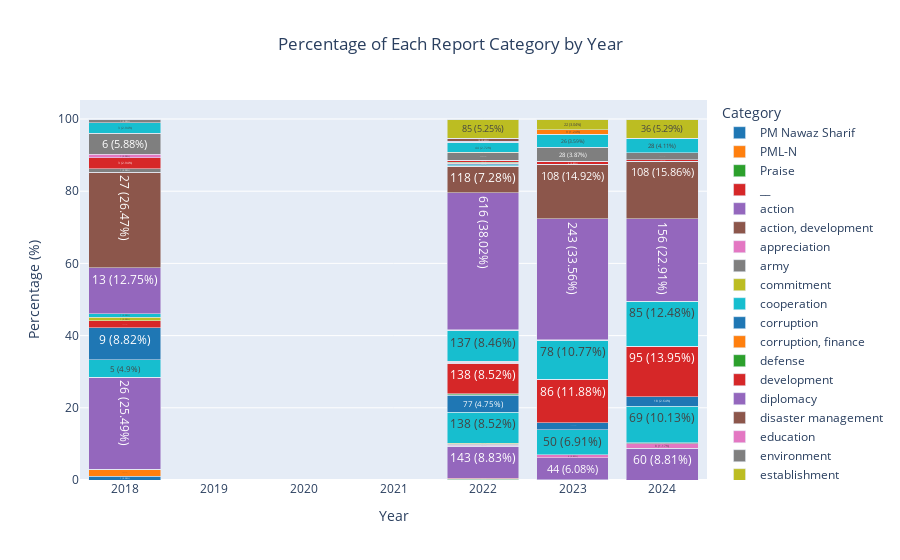

Notebook code cell kept with this figure:
### Code cell
# Count occurrences of each category by year
category_year_counts = df.groupby(['Year', 'Category']).size().unstack(fill_value=0)

# Calculate percentages
category_year_percentages = category_year_counts.div(category_year_counts.sum(axis=1), axis=0) * 100

# Reset index for Plotly
category_year_percentages = category_year_percentages.reset_index()

# Melt the DataFrame for Plotly
category_year_melted = category_year_percentages.melt(id_vars='Year', var_name='Category', value_name='Percentage')

# Add the counts to the melted DataFrame
category_year_counts.reset_index(inplace=True)
category_year_melted = category_year_melted.merge(category_year_counts.melt(id_vars='Year', var_name='Category', value_name='Count'), on=['Year', 'Category'])

# Format the text to include both count and percentage
category_year_melted['Text'] = category_year_melted['Count'].astype(str) + ' (' + category_year_melted['Percentage'].round(2).astype(str) + '%)'

# Define a color sequence (customize this as needed)
color_sequence = ['#1f77b4', '#ff7f0e', '#2ca02c', '#d62728', '#9467bd', 
                  '#8c564b', '#e377c2', '#7f7f7f', '#bcbd22', '#17becf']

# Plotting with Plotly
fig = px.bar(category_year_melted, x='Year', y='Percentage', color='Category',
             title='Percentage of Each Report Category by Year',
             labels={'Percentage': 'Percentage (%)', 'Year': 'Year'},
             text='Text',
             color_discrete_sequence=color_sequence)

fig.update_traces(texttemplate='%{text}', textposition='inside')
fig.update_layout(barmode='stack', xaxis_title='Year', yaxis_title='Percentage (%)',
                  legend_title='Category', title_x=0.5)

# Show the plot
fig.show()

### Figure 1 — Plotly figure (JSON) as saved in the notebook; plotly's stock layout.template omitted (floating-point values rounded to 4 significant figures)
{"data": [{"alignmentgroup": "True", "hovertemplate": "Category=PM Nawaz Sharif<br>Year=%{x}<br>Percentage (%)=%{y}<br>Text=%{text}<extra></extra>", "legendgroup": "PM Nawaz Sharif", "marker": {"color": "#1f77b4", "pattern": {"shape": ""}}, "name": "PM Nawaz Sharif", "offsetgroup": "PM Nawaz Sharif", "orientation": "v", "showlegend": true, "text": ["1 (0.98%)", "0 (0.0%)", "0 (0.0%)", "0 (0.0%)"], "textposition": "inside", "texttemplate": "%{text}", "type": "bar", "x": [2018, 2022, 2023, 2024], "xaxis": "x", "y": [0.9804, 0, 0, 0], "yaxis": "y"}, {"alignmentgroup": "True", "hovertemplate": "Category=PML-N<br>Year=%{x}<br>Percentage (%)=%{y}<br>Text=%{text}<extra></extra>", "legendgroup": "PML-N", "marker": {"color": "#ff7f0e", "pattern": {"shape": ""}}, "name": "PML-N", "offsetgroup": "PML-N", "orientation": "v", "showlegend": true, "text": ["2 (1.96%)", "0 (0.0%)", "0 (0.0%)", "0 (0.0%)"], "textposition": "inside", "texttemplate": "%{text}", "type": "bar", "x": [2018, 2022, 2023, 2024], "xaxis": "x", "y": [1.961, 0, 0, 0], "yaxis": "y"}, {"alignmentgroup": "True", "hovertemplate": "Category=Praise<br>Year=%{x}<br>Percentage (%)=%{y}<br>Text=%{text}<extra></extra>", "legendgroup": "Praise", "marker": {"color": "#2ca02c", "pattern": {"shape": ""}}, "name": "Praise", "offsetgroup": "Praise", "orientation": "v", "showlegend": true, "text": ["0 (0.0%)", "4 (0.25%)", "1 (0.14%)", "0 (0.0%)"], "textposition": "inside", "texttemplate": "%{text}", "type": "bar", "x": [2018, 2022, 2023, 2024], "xaxis": "x", "y": [0, 0.2469, 0.1381, 0], "yaxis": "y"}, {"alignmentgroup": "True", "hovertemplate": "Category=__<br>Year=%{x}<br>Percentage (%)=%{y}<br>Text=%{text}<extra></extra>", "legendgroup": "__", "marker": {"color": "#d62728", "pattern": {"shape": ""}}, "name": "__", "offsetgroup": "__", "orientation": "v", "showlegend": true, "text": ["0 (0.0%)", "4 (0.25%)", "0 (0.0%)", "0 (0.0%)"], "textposition": "inside", "texttemplate": "%{text}", "type": "bar", "x": [2018, 2022, 2023, 2024], "xaxis": "x", "y": [0, 0.2469, 0, 0], "yaxis": "y"}, {"alignmentgroup": "True", "hovertemplate": "Category=action<br>Year=%{x}<br>Percentage (%)=%{y}<br>Text=%{text}<extra></extra>", "legendgroup": "action", "marker": {"color": "#9467bd", "pattern": {"shape": ""}}, "name": "action", "offsetgroup": "action", "orientation": "v", "showlegend": true, "text": ["26 (25.49%)", "143 (8.83%)", "44 (6.08%)", "60 (8.81%)"], "textposition": "inside", "texttemplate": "%{text}", "type": "bar", "x": [2018, 2022, 2023, 2024], "xaxis": "x", "y": [25.49, 8.827, 6.077, 8.811], "yaxis": "y"}, {"alignmentgroup": "True", "hovertemplate": "Category=action, development<br>Year=%{x}<br>Percentage (%)=%{y}<br>Text=%{text}<extra></extra>", "legendgroup": "action, development", "marker": {"color": "#8c564b", "pattern": {"shape": ""}}, "name": "action, development", "offsetgroup": "action, development", "orientation": "v", "showlegend": true, "text": ["0 (0.0%)", "1 (0.06%)", "0 (0.0%)", "0 (0.0%)"], "textposition": "inside", "texttemplate": "%{text}", "type": "bar", "x": [2018, 2022, 2023, 2024], "xaxis": "x", "y": [0, 0.06173, 0, 0], "yaxis": "y"}, {"alignmentgroup": "True", "hovertemplate": "Category=appreciation<br>Year=%{x}<br>Percentage (%)=%{y}<br>Text=%{text}<extra></extra>", "legendgroup": "appreciation", "marker": {"color": "#e377c2", "pattern": {"shape": ""}}, "name": "appreciation", "offsetgroup": "appreciation", "orientation": "v", "showlegend": true, "text": ["0 (0.0%)", "4 (0.25%)", "6 (0.83%)", "8 (1.17%)"], "textposition": "inside", "texttemplate": "%{text}", "type": "bar", "x": [2018, 2022, 2023, 2024], "xaxis": "x", "y": [0, 0.2469, 0.8287, 1.175], "yaxis": "y"}, {"alignmentgroup": "True", "hovertemplate": "Category=army<br>Year=%{x}<br>Percentage (%)=%{y}<br>Text=%{text}<extra></extra>", "legendgroup": "army", "marker": {"color": "#7f7f7f", "pattern": {"shape": ""}}, "name": "army", "offsetgroup": "army", "orientation": "v", "showlegend": true, "text": ["0 (0.0%)", "5 (0.31%)", "0 (0.0%)", "2 (0.29%)"], "textposition": "inside", "texttemplate": "%{text}", "type": "bar", "x": [2018, 2022, 2023, 2024], "xaxis": "x", "y": [0, 0.3086, 0, 0.2937], "yaxis": "y"}, {"alignmentgroup": "True", "hovertemplate": "Category=commitment<br>Year=%{x}<br>Percentage (%)=%{y}<br>Text=%{text}<extra></extra>", "legendgroup": "commitment", "marker": {"color": "#bcbd22", "pattern": {"shape": ""}}, "name": "commitment", "offsetgroup": "commitment", "orientation": "v", "showlegend": true, "text": ["0 (0.0%)", "5 (0.31%)", "0 (0.0%)", "0 (0.0%)"], "textposition": "inside", "texttemplate": "%{text}", "type": "bar", "x": [2018, 2022, 2023, 2024], "xaxis": "x", "y": [0, 0.3086, 0, 0], "yaxis": "y"}, {"alignmentgroup": "True", "hovertemplate": "Category=cooperation<br>Year=%{x}<br>Percentage (%)=%{y}<br>Text=%{text}<extra></extra>", "legendgroup": "cooperation", "marker": {"color": "#17becf", "pattern": {"shape": ""}}, "name": "cooperation", "offsetgroup": "cooperation", "orientation": "v", "showlegend": true, "text": ["5 (4.9%)", "138 (8.52%)", "50 (6.91%)", "69 (10.13%)"], "textposition": "inside", "texttemplate": "%{text}", "type": "bar", "x": [2018, 2022, 2023, 2024], "xaxis": "x", "y": [4.902, 8.519, 6.906, 10.13], "yaxis": "y"}, {"alignmentgroup": "True", "hovertemplate": "Category=corruption<br>Year=%{x}<br>Percentage (%)=%{y}<br>Text=%{text}<extra></extra>", "legendgroup": "corruption", "marker": {"color": "#1f77b4", "pattern": {"shape": ""}}, "name": "corruption", "offsetgroup": "corruption", "orientation": "v", "showlegend": true, "text": ["9 (8.82%)", "77 (4.75%)", "14 (1.93%)", "18 (2.64%)"], "textposition": "inside", "texttemplate": "%{text}", "type": "bar", "x": [2018, 2022, 2023, 2024], "xaxis": "x", "y": [8.824, 4.753, 1.934, 2.643], "yaxis": "y"}, {"alignmentgroup": "True", "hovertemplate": "Category=corruption, finance<br>Year=%{x}<br>Percentage (%)=%{y}<br>Text=%{text}<extra></extra>", "legendgroup": "corruption, finance", "marker": {"color": "#ff7f0e", "pattern": {"shape": ""}}, "name": "corruption, finance", "offsetgroup": "corruption, finance", "orientation": "v", "showlegend": true, "text": ["0 (0.0%)", "2 (0.12%)", "0 (0.0%)", "0 (0.0%)"], "textposition": "inside", "texttemplate": "%{text}", "type": "bar", "x": [2018, 2022, 2023, 2024], "xaxis": "x", "y": [0, 0.1235, 0, 0], "yaxis": "y"}, {"alignmentgroup": "True", "hovertemplate": "Category=defense<br>Year=%{x}<br>Percentage (%)=%{y}<br>Text=%{text}<extra></extra>", "legendgroup": "defense", "marker": {"color": "#2ca02c", "pattern": {"shape": ""}}, "name": "defense", "offsetgroup": "defense", "orientation": "v", "showlegend": true, "text": ["0 (0.0%)", "4 (0.25%)", "0 (0.0%)", "0 (0.0%)"], "textposition": "inside", "texttemplate": "%{text}", "type": "bar", "x": [2018, 2022, 2023, 2024], "xaxis": "x", "y": [0, 0.2469, 0, 0], "yaxis": "y"}, {"alignmentgroup": "True", "hovertemplate": "Category=development<br>Year=%{x}<br>Percentage (%)=%{y}<br>Text=%{text}<extra></extra>", "legendgroup": "development", "marker": {"color": "#d62728", "pattern": {"shape": ""}}, "name": "development", "offsetgroup": "development", "orientation": "v", "showlegend": true, "text": ["2 (1.96%)", "138 (8.52%)", "86 (11.88%)", "95 (13.95%)"], "textposition": "inside", "texttemplate": "%{text}", "type": "bar", "x": [2018, 2022, 2023, 2024], "xaxis": "x", "y": [1.961, 8.519, 11.88, 13.95], "yaxis": "y"}, {"alignmentgroup": "True", "hovertemplate": "Category=diplomacy<br>Year=%{x}<br>Percentage (%)=%{y}<br>Text=%{text}<extra></extra>", "legendgroup": "diplomacy", "marker": {"color": "#9467bd", "pattern": {"shape": ""}}, "name": "diplomacy", "offsetgroup": "diplomacy", "orientation": "v", "showlegend": true, "text": ["0 (0.0%)", "0 (0.0%)", "1 (0.14%)", "0 (0.0%)"], "textposition": "inside", "texttemplate": "%{text}", "type": "bar", "x": [2018, 2022, 2023, 2024], "xaxis": "x", "y": [0, 0, 0.1381, 0], "yaxis": "y"}, {"alignmentgroup": "True", "hovertemplate": "Category=disaster management<br>Year=%{x}<br>Percentage (%)=%{y}<br>Text=%{text}<extra></extra>", "legendgroup": "disaster management", "marker": {"color": "#8c564b", "pattern": {"shape": ""}}, "name": "disaster management", "offsetgroup": "disaster management", "orientation": "v", "showlegend": true, "text": ["0 (0.0%)", "2 (0.12%)", "0 (0.0%)", "0 (0.0%)"], "textposition": "inside", "texttemplate": "%{text}", "type": "bar", "x": [2018, 2022, 2023, 2024], "xaxis": "x", "y": [0, 0.1235, 0, 0], "yaxis": "y"}, {"alignmentgroup": "True", "hovertemplate": "Category=education<br>Year=%{x}<br>Percentage (%)=%{y}<br>Text=%{text}<extra></extra>", "legendgroup": "education", "marker": {"color": "#e377c2", "pattern": {"shape": ""}}, "name": "education", "offsetgroup": "education", "orientation": "v", "showlegend": true, "text": ["0 (0.0%)", "2 (0.12%)", "0 (0.0%)", "0 (0.0%)"], "textposition": "inside", "texttemplate": "%{text}", "type": "bar", "x": [2018, 2022, 2023, 2024], "xaxis": "x", "y": [0, 0.1235, 0, 0], "yaxis": "y"}, {"alignmentgroup": "True", "hovertemplate": "Category=environment<br>Year=%{x}<br>Percentage (%)=%{y}<br>Text=%{text}<extra></extra>", "legendgroup": "environment", "marker": {"color": "#7f7f7f", "pattern": {"shape": ""}}, "name": "environment", "offsetgroup": "environment", "orientation": "v", "showlegend": true, "text": ["0 (0.0%)", "3 (0.19%)", "0 (0.0%)", "0 (0.0%)"], "textposition": "inside", "texttemplate": "%{text}", "type": "bar", "x": [2018, 2022, 2023, 2024], "xaxis": "x", "y": [0, 0.1852, 0, 0], "yaxis": "y"}, {"alignmentgroup": "True", "hovertemplate": "Category=establishment<br>Year=%{x}<br>Percentage (%)=%{y}<br>Text=%{text}<extra></extra>", "legendgroup": "establishment", "marker": {"color": "#bcbd22", "pattern": {"shape": ""}}, "name": "establishment", "offsetgroup": "establishment", "orientation": "v", "showlegend": true, "text": ["1 (0.98%)", "1 (0.06%)", "0 (0.0%)", "0 (0.0%)"], "textposition": "inside", "texttemplate": "%{text}", "type": "bar", "x": [2018, 2022, 2023, 2024], "xaxis": "x", "y": [0.9804, 0.06173, 0, 0], "yaxis": "y"}, {"alignmentgroup": "True", "hovertemplate": "Category=finance<br>Year=%{x}<br>Percentage (%)=%{y}<br>Text=%{text}<extra></extra>", "legendgroup": "finance", "marker": {"color": "#17becf", "pattern": {"shape": ""}}, "name": "finance", "offsetgroup": "finance", "orientation": "v", "showlegend": true, "text": ["1 (0.98%)", "137 (8.46%)", "78 (10.77%)", "85 (12.48%)"], "textposition": "inside", "texttemplate": "%{text}", "type": "bar", "x": [2018, 2022, 2023, 2024], "xaxis": "x", "y": [0.9804, 8.457, 10.77, 12.48], "yaxis": "y"}, {"alignmentgroup": "True", "hovertemplate": "Category=finance, corruption<br>Year=%{x}<br>Percentage (%)=%{y}<br>Text=%{text}<extra></extra>", "legendgroup": "finance, corruption", "marker": {"color": "#1f77b4", "pattern": {"shape": ""}}, "name": "finance, corruption", "offsetgroup": "finance, corruption", "orientation": "v", "showlegend": true, "text": ["0 (0.0%)", "2 (0.12%)", "0 (0.0%)", "0 (0.0%)"], "textposition": "inside", "texttemplate": "%{text}", "type": "bar", "x": [2018, 2022, 2023, 2024], "xaxis": "x", "y": [0, 0.1235, 0, 0], "yaxis": "y"}, {"alignmentgroup": "True", "hovertemplate": "Category=finance, development<br>Year=%{x}<br>Percentage (%)=%{y}<br>Text=%{text}<extra></extra>", "legendgroup": "finance, development", "marker": {"color": "#ff7f0e", "pattern": {"shape": ""}}, "name": "finance, development", "offsetgroup": "finance, development", "orientation": "v", "showlegend": true, "text": ["0 (0.0%)", "1 (0.06%)", "0 (0.0%)", "0 (0.0%)"], "textposition": "inside", "texttemplate": "%{text}", "type": "bar", "x": [2018, 2022, 2023, 2024], "xaxis": "x", "y": [0, 0.06173, 0, 0], "yaxis": "y"}, {"alignmentgroup": "True", "hovertemplate": "Category=foreign<br>Year=%{x}<br>Percentage (%)=%{y}<br>Text=%{text}<extra></extra>", "legendgroup": "foreign", "marker": {"color": "#2ca02c", "pattern": {"shape": ""}}, "name": "foreign", "offsetgroup": "foreign", "orientation": "v", "showlegend": true, "text": ["0 (0.0%)", "1 (0.06%)", "0 (0.0%)", "0 (0.0%)"], "textposition": "inside", "texttemplate": "%{text}", "type": "bar", "x": [2018, 2022, 2023, 2024], "xaxis": "x", "y": [0, 0.06173, 0, 0], "yaxis": "y"}, {"alignmentgroup": "True", "hovertemplate": "Category=foreign politics<br>Year=%{x}<br>Percentage (%)=%{y}<br>Text=%{text}<extra></extra>", "legendgroup": "foreign politics", "marker": {"color": "#d62728", "pattern": {"shape": ""}}, "name": "foreign politics", "offsetgroup": "foreign politics", "orientation": "v", "showlegend": true, "text": ["0 (0.0%)", "0 (0.0%)", "1 (0.14%)", "0 (0.0%)"], "textposition": "inside", "texttemplate": "%{text}", "type": "bar", "x": [2018, 2022, 2023, 2024], "xaxis": "x", "y": [0, 0, 0.1381, 0], "yaxis": "y"}, {"alignmentgroup": "True", "hovertemplate": "Category=general<br>Year=%{x}<br>Percentage (%)=%{y}<br>Text=%{text}<extra></extra>", "legendgroup": "general", "marker": {"color": "#9467bd", "pattern": {"shape": ""}}, "name": "general", "offsetgroup": "general", "orientation": "v", "showlegend": true, "text": ["13 (12.75%)", "616 (38.02%)", "243 (33.56%)", "156 (22.91%)"], "textposition": "inside", "texttemplate": "%{text}", "type": "bar", "x": [2018, 2022, 2023, 2024], "xaxis": "x", "y": [12.75, 38.02, 33.56, 22.91], "yaxis": "y"}, {"alignmentgroup": "True", "hovertemplate": "Category=governance<br>Year=%{x}<br>Percentage (%)=%{y}<br>Text=%{text}<extra></extra>", "legendgroup": "governance", "marker": {"color": "#8c564b", "pattern": {"shape": ""}}, "name": "governance", "offsetgroup": "governance", "orientation": "v", "showlegend": true, "text": ["27 (26.47%)", "118 (7.28%)", "108 (14.92%)", "108 (15.86%)"], "textposition": "inside", "texttemplate": "%{text}", "type": "bar", "x": [2018, 2022, 2023, 2024], "xaxis": "x", "y": [26.47, 7.284, 14.92, 15.86], "yaxis": "y"}, {"alignmentgroup": "True", "hovertemplate": "Category=governance, policy<br>Year=%{x}<br>Percentage (%)=%{y}<br>Text=%{text}<extra></extra>", "legendgroup": "governance, policy", "marker": {"color": "#e377c2", "pattern": {"shape": ""}}, "name": "governance, policy", "offsetgroup": "governance, policy", "orientation": "v", "showlegend": true, "text": ["0 (0.0%)", "1 (0.06%)", "0 (0.0%)", "0 (0.0%)"], "textposition": "inside", "texttemplate": "%{text}", "type": "bar", "x": [2018, 2022, 2023, 2024], "xaxis": "x", "y": [0, 0.06173, 0, 0], "yaxis": "y"}, {"alignmentgroup": "True", "hovertemplate": "Category=government<br>Year=%{x}<br>Percentage (%)=%{y}<br>Text=%{text}<extra></extra>", "legendgroup": "government", "marker": {"color": "#7f7f7f", "pattern": {"shape": ""}}, "name": "government", "offsetgroup": "government", "orientation": "v", "showlegend": true, "text": ["1 (0.98%)", "0 (0.0%)", "0 (0.0%)", "0 (0.0%)"], "textposition": "inside", "texttemplate": "%{text}", "type": "bar", "x": [2018, 2022, 2023, 2024], "xaxis": "x", "y": [0.9804, 0, 0, 0], "yaxis": "y"}, {"alignmentgroup": "True", "hovertemplate": "Category=health<br>Year=%{x}<br>Percentage (%)=%{y}<br>Text=%{text}<extra></extra>", "legendgroup": "health", "marker": {"color": "#bcbd22", "pattern": {"shape": ""}}, "name": "health", "offsetgroup": "health", "orientation": "v", "showlegend": true, "text": ["0 (0.0%)", "1 (0.06%)", "0 (0.0%)", "0 (0.0%)"], "textposition": "inside", "texttemplate": "%{text}", "type": "bar", "x": [2018, 2022, 2023, 2024], "xaxis": "x", "y": [0, 0.06173, 0, 0], "yaxis": "y"}, {"alignmentgroup": "True", "hovertemplate": "Category=healthcare<br>Year=%{x}<br>Percentage (%)=%{y}<br>Text=%{text}<extra></extra>", "legendgroup": "healthcare", "marker": {"color": "#17becf", "pattern": {"shape": ""}}, "name": "healthcare", "offsetgroup": "healthcare", "orientation": "v", "showlegend": true, "text": ["0 (0.0%)", "4 (0.25%)", "0 (0.0%)", "0 (0.0%)"], "textposition": "inside", "texttemplate": "%{text}", "type": "bar", "x": [2018, 2022, 2023, 2024], "xaxis": "x", "y": [0, 0.2469, 0, 0], "yaxis": "y"}, {"alignmentgroup": "True", "hovertemplate": "Category=history<br>Year=%{x}<br>Percentage (%)=%{y}<br>Text=%{text}<extra></extra>", "legendgroup": "history", "marker": {"color": "#1f77b4", "pattern": {"shape": ""}}, "name": "history", "offsetgroup": "history", "orientation": "v", "showlegend": true, "text": ["0 (0.0%)", "6 (0.37%)", "1 (0.14%)", "0 (0.0%)"], "textposition": "inside", "texttemplate": "%{text}", "type": "bar", "x": [2018, 2022, 2023, 2024], "xaxis": "x", "y": [0, 0.3704, 0.1381, 0], "yaxis": "y"}, {"alignmentgroup": "True", "hovertemplate": "Category=history, cooperation<br>Year=%{x}<br>Percentage (%)=%{y}<br>Text=%{text}<extra></extra>", "legendgroup": "history, cooperation", "marker": {"color": "#ff7f0e", "pattern": {"shape": ""}}, "name": "history, cooperation", "offsetgroup": "history, cooperation", "orientation": "v", "showlegend": true, "text": ["0 (0.0%)", "1 (0.06%)", "0 (0.0%)", "0 (0.0%)"], "textposition": "inside", "texttemplate": "%{text}", "type": "bar", "x": [2018, 2022, 2023, 2024], "xaxis": "x", "y": [0, 0.06173, 0, 0], "yaxis": "y"}, {"alignmentgroup": "True", "hovertemplate": "Category=humanitarian<br>Year=%{x}<br>Percentage (%)=%{y}<br>Text=%{text}<extra></extra>", "legendgroup": "humanitarian", "marker": {"color": "#2ca02c", "pattern": {"shape": ""}}, "name": "humanitarian", "offsetgroup": "humanitarian", "orientation": "v", "showlegend": true, "text": ["0 (0.0%)", "6 (0.37%)", "0 (0.0%)", "0 (0.0%)"], "textposition": "inside", "texttemplate": "%{text}", "type": "bar", "x": [2018, 2022, 2023, 2024], "xaxis": "x", "y": [0, 0.3704, 0, 0], "yaxis": "y"}, {"alignmentgroup": "True", "hovertemplate": "Category=law and order<br>Year=%{x}<br>Percentage (%)=%{y}<br>Text=%{text}<extra></extra>", "legendgroup": "law and order", "marker": {"color": "#d62728", "pattern": {"shape": ""}}, "name": "law and order", "offsetgroup": "law and order", "orientation": "v", "showlegend": true, "text": ["3 (2.94%)", "5 (0.31%)", "6 (0.83%)", "3 (0.44%)"], "textposition": "inside", "texttemplate": "%{text}", "type": "bar", "x": [2018, 2022, 2023, 2024], "xaxis": "x", "y": [2.941, 0.3086, 0.8287, 0.4405], "yaxis": "y"}, {"alignmentgroup": "True", "hovertemplate": "Category=leadership<br>Year=%{x}<br>Percentage (%)=%{y}<br>Text=%{text}<extra></extra>", "legendgroup": "leadership", "marker": {"color": "#9467bd", "pattern": {"shape": ""}}, "name": "leadership", "offsetgroup": "leadership", "orientation": "v", "showlegend": true, "text": ["0 (0.0%)", "2 (0.12%)", "0 (0.0%)", "0 (0.0%)"], "textposition": "inside", "texttemplate": "%{text}", "type": "bar", "x": [2018, 2022, 2023, 2024], "xaxis": "x", "y": [0, 0.1235, 0, 0], "yaxis": "y"}, {"alignmentgroup": "True", "hovertemplate": "Category=members<br>Year=%{x}<br>Percentage (%)=%{y}<br>Text=%{text}<extra></extra>", "legendgroup": "members", "marker": {"color": "#8c564b", "pattern": {"shape": ""}}, "name": "members", "offsetgroup": "members", "orientation": "v", "showlegend": true, "text": ["0 (0.0%)", "1 (0.06%)", "0 (0.0%)", "0 (0.0%)"], "textposition": "inside", "texttemplate": "%{text}", "type": "bar", "x": [2018, 2022, 2023, 2024], "xaxis": "x", "y": [0, 0.06173, 0, 0], "yaxis": "y"}, {"alignmentgroup": "True", "hovertemplate": "Category=necessary<br>Year=%{x}<br>Percentage (%)=%{y}<br>Text=%{text}<extra></extra>", "legendgroup": "necessary", "marker": {"color": "#e377c2", "pattern": {"shape": ""}}, "name": "necessary", "offsetgroup": "necessary", "orientation": "v", "showlegend": true, "text": ["1 (0.98%)", "0 (0.0%)", "0 (0.0%)", "0 (0.0%)"], "textposition": "inside", "texttemplate": "%{text}", "type": "bar", "x": [2018, 2022, 2023, 2024], "xaxis": "x", "y": [0.9804, 0, 0, 0], "yaxis": "y"}, {"alignmentgroup": "True", "hovertemplate": "Category=people<br>Year=%{x}<br>Percentage (%)=%{y}<br>Text=%{text}<extra></extra>", "legendgroup": "people", "marker": {"color": "#7f7f7f", "pattern": {"shape": ""}}, "name": "people", "offsetgroup": "people", "orientation": "v", "showlegend": true, "text": ["6 (5.88%)", "33 (2.04%)", "28 (3.87%)", "13 (1.91%)"], "textposition": "inside", "texttemplate": "%{text}", "type": "bar", "x": [2018, 2022, 2023, 2024], "xaxis": "x", "y": [5.882, 2.037, 3.867, 1.909], "yaxis": "y"}, {"alignmentgroup": "True", "hovertemplate": "Category=people, welfare<br>Year=%{x}<br>Percentage (%)=%{y}<br>Text=%{text}<extra></extra>", "legendgroup": "people, welfare", "marker": {"color": "#bcbd22", "pattern": {"shape": ""}}, "name": "people, welfare", "offsetgroup": "people, welfare", "orientation": "v", "showlegend": true, "text": ["0 (0.0%)", "2 (0.12%)", "0 (0.0%)", "0 (0.0%)"], "textposition": "inside", "texttemplate": "%{text}", "type": "bar", "x": [2018, 2022, 2023, 2024], "xaxis": "x", "y": [0, 0.1235, 0, 0], "yaxis": "y"}, {"alignmentgroup": "True", "hovertemplate": "Category=policy<br>Year=%{x}<br>Percentage (%)=%{y}<br>Text=%{text}<extra></extra>", "legendgroup": "policy", "marker": {"color": "#17becf", "pattern": {"shape": ""}}, "name": "policy", "offsetgroup": "policy", "orientation": "v", "showlegend": true, "text": ["3 (2.94%)", "44 (2.72%)", "26 (3.59%)", "28 (4.11%)"], "textposition": "inside", "texttemplate": "%{text}", "type": "bar", "x": [2018, 2022, 2023, 2024], "xaxis": "x", "y": [2.941, 2.716, 3.591, 4.112], "yaxis": "y"}, {"alignmentgroup": "True", "hovertemplate": "Category=policy, governance<br>Year=%{x}<br>Percentage (%)=%{y}<br>Text=%{text}<extra></extra>", "legendgroup": "policy, governance", "marker": {"color": "#1f77b4", "pattern": {"shape": ""}}, "name": "policy, governance", "offsetgroup": "policy, governance", "orientation": "v", "showlegend": true, "text": ["0 (0.0%)", "1 (0.06%)", "0 (0.0%)", "0 (0.0%)"], "textposition": "inside", "texttemplate": "%{text}", "type": "bar", "x": [2018, 2022, 2023, 2024], "xaxis": "x", "y": [0, 0.06173, 0, 0], "yaxis": "y"}, {"alignmentgroup": "True", "hovertemplate": "Category=politics<br>Year=%{x}<br>Percentage (%)=%{y}<br>Text=%{text}<extra></extra>", "legendgroup": "politics", "marker": {"color": "#ff7f0e", "pattern": {"shape": ""}}, "name": "politics", "offsetgroup": "politics", "orientation": "v", "showlegend": true, "text": ["0 (0.0%)", "0 (0.0%)", "9 (1.24%)", "0 (0.0%)"], "textposition": "inside", "texttemplate": "%{text}", "type": "bar", "x": [2018, 2022, 2023, 2024], "xaxis": "x", "y": [0, 0, 1.243, 0], "yaxis": "y"}, {"alignmentgroup": "True", "hovertemplate": "Category=praise<br>Year=%{x}<br>Percentage (%)=%{y}<br>Text=%{text}<extra></extra>", "legendgroup": "praise", "marker": {"color": "#2ca02c", "pattern": {"shape": ""}}, "name": "praise", "offsetgroup": "praise", "orientation": "v", "showlegend": true, "text": ["0 (0.0%)", "2 (0.12%)", "0 (0.0%)", "0 (0.0%)"], "textposition": "inside", "texttemplate": "%{text}", "type": "bar", "x": [2018, 2022, 2023, 2024], "xaxis": "x", "y": [0, 0.1235, 0, 0], "yaxis": "y"}, {"alignmentgroup": "True", "hovertemplate": "Category=sacrifice<br>Year=%{x}<br>Percentage (%)=%{y}<br>Text=%{text}<extra></extra>", "legendgroup": "sacrifice", "marker": {"color": "#d62728", "pattern": {"shape": ""}}, "name": "sacrifice", "offsetgroup": "sacrifice", "orientation": "v", "showlegend": true, "text": ["0 (0.0%)", "1 (0.06%)", "0 (0.0%)", "0 (0.0%)"], "textposition": "inside", "texttemplate": "%{text}", "type": "bar", "x": [2018, 2022, 2023, 2024], "xaxis": "x", "y": [0, 0.06173, 0, 0], "yaxis": "y"}, {"alignmentgroup": "True", "hovertemplate": "Category=security<br>Year=%{x}<br>Percentage (%)=%{y}<br>Text=%{text}<extra></extra>", "legendgroup": "security", "marker": {"color": "#9467bd", "pattern": {"shape": ""}}, "name": "security", "offsetgroup": "security", "orientation": "v", "showlegend": true, "text": ["0 (0.0%)", "3 (0.19%)", "0 (0.0%)", "0 (0.0%)"], "textposition": "inside", "texttemplate": "%{text}", "type": "bar", "x": [2018, 2022, 2023, 2024], "xaxis": "x", "y": [0, 0.1852, 0, 0], "yaxis": "y"}, {"alignmentgroup": "True", "hovertemplate": "Category=solidarity<br>Year=%{x}<br>Percentage (%)=%{y}<br>Text=%{text}<extra></extra>", "legendgroup": "solidarity", "marker": {"color": "#8c564b", "pattern": {"shape": ""}}, "name": "solidarity", "offsetgroup": "solidarity", "orientation": "v", "showlegend": true, "text": ["0 (0.0%)", "10 (0.62%)", "0 (0.0%)", "0 (0.0%)"], "textposition": "inside", "texttemplate": "%{text}", "type": "bar", "x": [2018, 2022, 2023, 2024], "xaxis": "x", "y": [0, 0.6173, 0, 0], "yaxis": "y"}, {"alignmentgroup": "True", "hovertemplate": "Category=trade<br>Year=%{x}<br>Percentage (%)=%{y}<br>Text=%{text}<extra></extra>", "legendgroup": "trade", "marker": {"color": "#e377c2", "pattern": {"shape": ""}}, "name": "trade", "offsetgroup": "trade", "orientation": "v", "showlegend": true, "text": ["0 (0.0%)", "2 (0.12%)", "0 (0.0%)", "0 (0.0%)"], "textposition": "inside", "texttemplate": "%{text}", "type": "bar", "x": [2018, 2022, 2023, 2024], "xaxis": "x", "y": [0, 0.1235, 0, 0], "yaxis": "y"}, {"alignmentgroup": "True", "hovertemplate": "Category=unacceptable<br>Year=%{x}<br>Percentage (%)=%{y}<br>Text=%{text}<extra></extra>", "legendgroup": "unacceptable", "marker": {"color": "#7f7f7f", "pattern": {"shape": ""}}, "name": "unacceptable", "offsetgroup": "unacceptable", "orientation": "v", "showlegend": true, "text": ["1 (0.98%)", "0 (0.0%)", "0 (0.0%)", "0 (0.0%)"], "textposition": "inside", "texttemplate": "%{text}", "type": "bar", "x": [2018, 2022, 2023, 2024], "xaxis": "x", "y": [0.9804, 0, 0, 0], "yaxis": "y"}, {"alignmentgroup": "True", "hovertemplate": "Category=welfare<br>Year=%{x}<br>Percentage (%)=%{y}<br>Text=%{text}<extra></extra>", "legendgroup": "welfare", "marker": {"color": "#bcbd22", "pattern": {"shape": ""}}, "name": "welfare", "offsetgroup": "welfare", "orientation": "v", "showlegend": true, "text": ["0 (0.0%)", "85 (5.25%)", "22 (3.04%)", "36 (5.29%)"], "textposition": "inside", "texttemplate": "%{text}", "type": "bar", "x": [2018, 2022, 2023, 2024], "xaxis": "x", "y": [0, 5.247, 3.039, 5.286], "yaxis": "y"}, {"alignmentgroup": "True", "hovertemplate": "Category=welfare, development<br>Year=%{x}<br>Percentage (%)=%{y}<br>Text=%{text}<extra></extra>", "legendgroup": "welfare, development", "marker": {"color": "#17becf", "pattern": {"shape": ""}}, "name": "welfare, development", "offsetgroup": "welfare, development", "orientation": "v", "showlegend": true, "text": ["0 (0.0%)", "1 (0.06%)", "0 (0.0%)", "0 (0.0%)"], "textposition": "inside", "texttemplate": "%{text}", "type": "bar", "x": [2018, 2022, 2023, 2024], "xaxis": "x", "y": [0, 0.06173, 0, 0], "yaxis": "y"}, {"alignmentgroup": "True", "hovertemplate": "Category=welfare, finance<br>Year=%{x}<br>Percentage (%)=%{y}<br>Text=%{text}<extra></extra>", "legendgroup": "welfare, finance", "marker": {"color": "#1f77b4", "pattern": {"shape": ""}}, "name": "welfare, finance", "offsetgroup": "welfare, finance", "orientation": "v", "showlegend": true, "text": ["0 (0.0%)", "1 (0.06%)", "0 (0.0%)", "0 (0.0%)"], "textposition": "inside", "texttemplate": "%{text}", "type": "bar", "x": [2018, 2022, 2023, 2024], "xaxis": "x", "y": [0, 0.06173, 0, 0], "yaxis": "y"}], "layout": {"barmode": "stack", "legend": {"title": {"text": "Category"}, "tracegroupgap": 0}, "title": {"text": "Percentage of Each Report Category by Year", "x": 0.5}, "xaxis": {"anchor": "y", "domain": [0, 1], "title": {"text": "Year"}}, "yaxis": {"anchor": "x", "domain": [0, 1], "title": {"text": "Percentage (%)"}}}}
